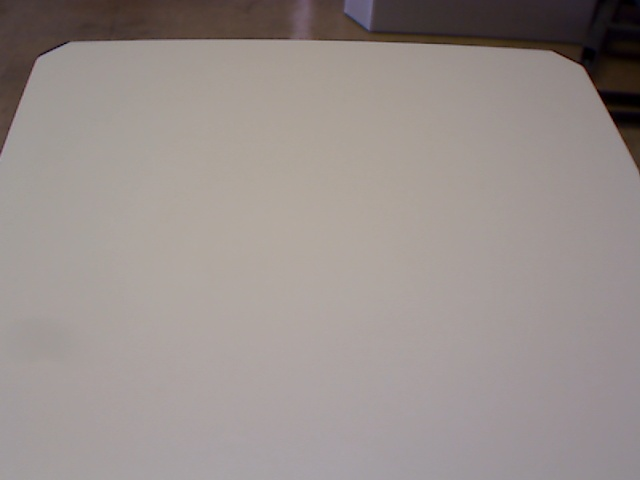
#> input picture boson/test_table_V.jpg, 640 x 480 px
$ python test.py
#> lines starting #> are read from the running program, lines starting #| are printed output that depends on the picture; after the words box and inside, x2 and y2 are one past the last pixel; in counts of white or black regions, pixels touching at a corner belong together
import cv2

img = cv2.imread("test_table_V.jpg", 0)
#> img: shape (480, 640); min 0, max 171, mean 146

_, table_mask = cv2.threshold(img, 80, 255, cv2.THRESH_BINARY)
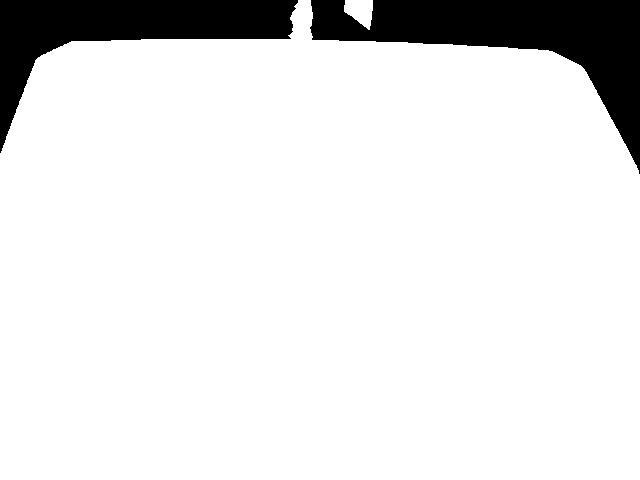
#> table_mask: shape (480, 640); 89.3% white; 2 black regions, box (x1, y1, x2, y2) and area: (310, 0, 640, 174) 18603, (0, 0, 298, 153) 14321

cv2.imshow('test', table_mask)
cv2.waitKey(0)
